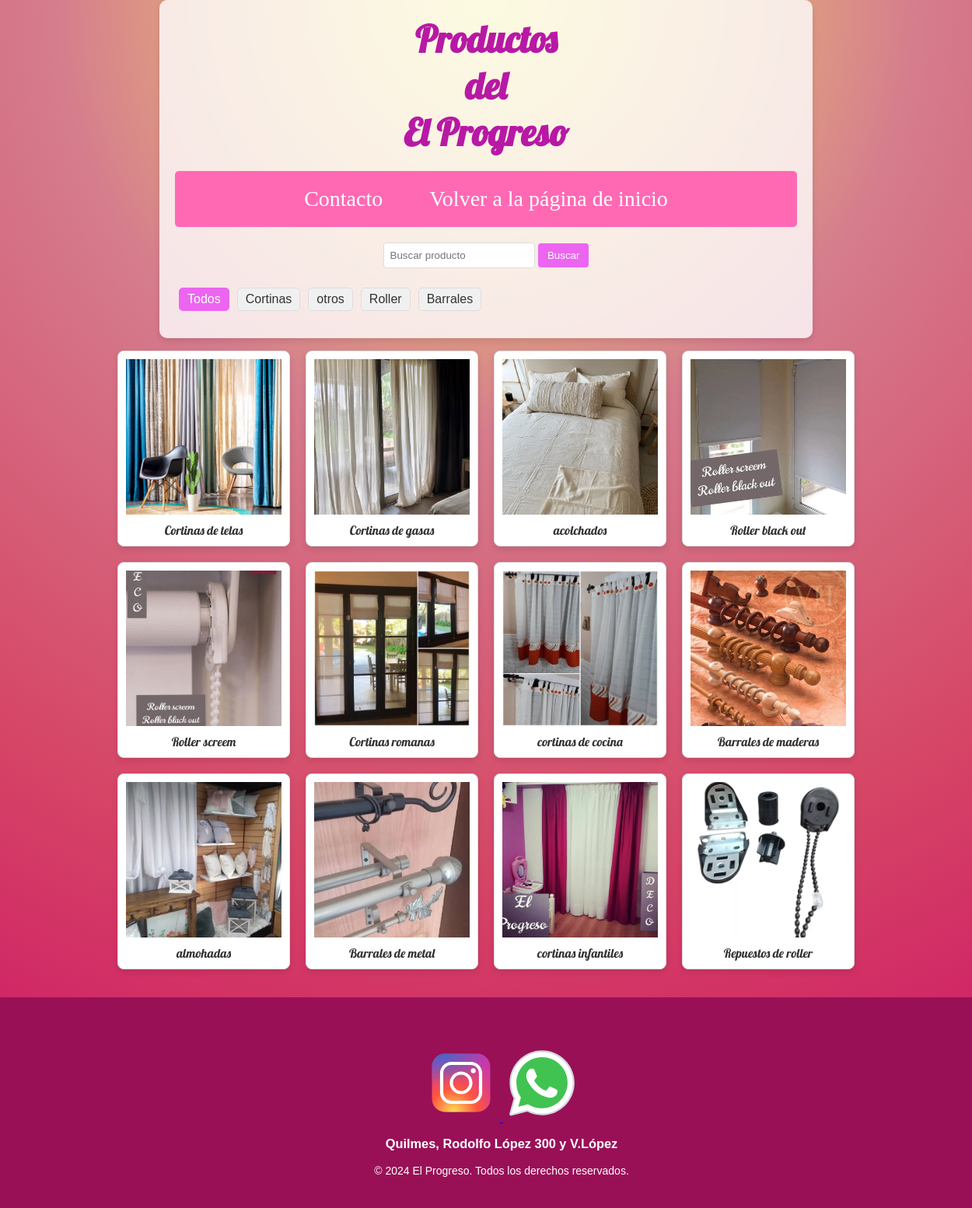
/productos/, run on the app's committed database.
### myapp/models.py (models this page shows, shortened)
class Producto(models.Model):
    nombre = models.CharField(max_length=100)
    descripcion = models.TextField()
    tipo = models.CharField(max_length=50)

### myapp/views.py (the view)
# urls.py: path('productos/', views.productos_view, name='productos'),
def productos_view(request):
    query = request.GET.get('q')
    tipo_filter = request.GET.get('tipo')
    productos = Producto.objects.all()
    if query:
        productos = productos.filter(nombre__icontains=query)
    if tipo_filter:
        productos = productos.filter(tipo=tipo_filter)
    tipos = Producto.objects.values_list('tipo', flat=True).distinct()
    return render(request, 'productos.html', {'productos': productos, 'tipos': tipos})

### myapp/templates/productos.html (shortened to what this page needs)
{% load static %}
<!DOCTYPE html>
<html>
    <head>
        <link rel="stylesheet" type="text/css" href="{% static 'css/styles.css' %}">
    </head>
    <body>
        <div class="container">
            <h1>Productos</h1>
            <h1>del</h1>
            <h1>El Progreso</h1>
            <div class="navbar">
                <a href="#contact" class="navbar-button">Contacto</a>
                <a href="{% url 'home' %}">Volver a la página de inicio</a>
            </div>
            <form method="get" action="">
                <input type="text" name="q" placeholder="Buscar producto" value="{{ request.GET.q }}">
                <button type="submit">Buscar</button>
            </form>
            <div class="filter-tags">
                <a href="?q={{ request.GET.q }}" class="{% if not request.GET.tipo %}selected{% endif %}">Todos</a>
                {% for tipo in tipos %}
                    <a href="?q={{ request.GET.q }}&tipo={{ tipo }}" class="{% if tipo == request.GET.tipo %}selected{% endif %}">{{ tipo }}</a>
                {% endfor %}
            </div>
        </div>
        <ul class="product-list">
            {% for producto in productos %}
            <li class="product-item">
                <img src="{% static 'img/productos/' %}{{ producto.nombre }}.png" alt="{{ producto.nombre }}">
                <p>{{ producto.nombre }}</p>
            </li>
            {% endfor %}
        </ul>
        <footer id="fin">
            <div class="contact" id="contact">
                <a>
        <footer id="fin">
            <div class="contact" id="contact">
                <a>
                    <strong>
                        <a href="https://www.instagram.com/cortinaselprogreso/">
                        </a>
                    </strong>
                <strong>
                    <a href="tel:+54 911 6899-4556">
                    </a>
                </strong>
                <h3>
                    Quilmes,
                    Rodolfo López 300 y V.López                </h3>
            </div>
                &copy; 2024 El Progreso. Todos los derechos reservados.
            </footer>
    </body>
    </html>

### myapp/static/css/styles.css (style rules this page uses)
body { background-image: radial-gradient(circle at top center, rgb(244, 234, 104), rgb(213, 124, 141), rgb(214, 70, 102), rgb(204, 15, 101)); margin: 0; font-family: 'Arial', sans-serif; display: flex; flex-direction: column; align-items: center; min-height: 100vh; text-align: center; color: #B719A5;; }
.container { background-color: rgba(255, 255, 255, 0.8); border-radius: 10px; padding: 20px; max-width: 800px; width: 100%; box-shadow: 0 4px 8px rgba(0, 0, 0, 0.1); }
.navbar { display: flex; justify-content: center; background-color: #ff69b4; padding: 10px 0; margin-top: 20px; border-radius: 5px; }
.navbar a { color: white; padding: 10px 20px; text-decoration: none; font-size: 28px; font-family: 'Comic Sans MS', cursive; margin: 0 10px; transition: background-color 0.3s, color 0.3s; }
h1, h2, p { font-family: 'Lobster', cursive; margin: 0; }
h1 { font-size: 3em; }
p { margin-top: 20px; }
footer { margin-top: 20px; font-family: 'Arial', sans-serif; font-size: 14px; color: #666; }
footer#fin { background-color: #991057; color: #fff; padding: 20px; text-align: center; width: 100%; bottom: 0; left: 0; }

### myapp/templates/productos.html (style rules this page uses)
.filter-tags { margin: 10px 0; display: flex; flex-wrap: wrap; }
.filter-tags a { margin: 5px; padding: 5px 10px; background-color: #f0f0f0; border: 1px solid #ddd; border-radius: 5px; text-decoration: none; color: #333; }
.filter-tags a.selected { background-color: #ec65f0; color: #fff; border-color: #ec65f0; }
form { margin: 20px 0; }
input[type="text"] { padding: 8px; border: 1px solid #ddd; border-radius: 4px; }
button { padding: 8px 12px; border: none; border-radius: 4px; background-color: #ec65f0; color: #fff; cursor: pointer; }
.product-list { list-style: none; padding: 0; display: grid; grid-template-columns: repeat(4, 1fr); gap: 20px; }
.product-item { border: 1px solid #ddd; border-radius: 8px; overflow: hidden; box-shadow: 0 4px 8px rgba(0, 0, 0, 0.1); background-color: #fff; display: flex; flex-direction: column; align-items: center; text-align: center; padding: 10px; }
.product-item img { width: 100%; height: 200px; object-fit: cover; }
.product-item p { margin-top: 10px; font-size: 16px; color: #333; }

### data on the page
Producto: nombre (picture), nombre "Cortinas de telas"
Producto: shows a picture, nombre "Cortinas de gasas"
Producto: nombre (picture), nombre "acolchados"
Producto: nombre (picture), nombre "Roller black out"
Producto: nombre (picture), nombre "Roller screem"
Producto: nombre (picture), nombre "Cortinas romanas"
Producto: nombre (picture), nombre "cortinas de cocina"
Producto: nombre (picture), nombre "Barrales de maderas"
Producto: nombre (picture), nombre "almohadas"
Producto: nombre (picture), nombre "Barrales de metal"
Producto: nombre (picture), nombre "cortinas infantiles"
Producto: nombre (picture), nombre "Repuestos de roller"

### other printed values
{{ tipo }} "Cortinas" "otros" "Roller" "Barrales"
